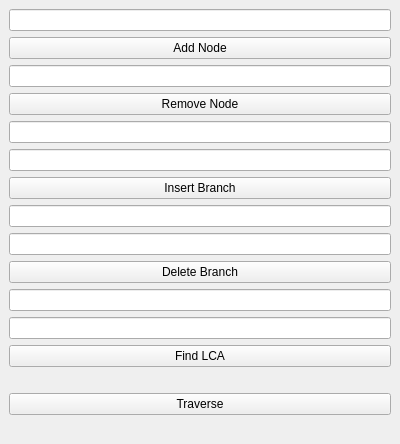
<?xml version="1.0" encoding="UTF-8"?>
<ui version="4.0">
 <class>MainWindow</class>
 <widget class="QMainWindow" name="MainWindow">
  <property name="geometry">
   <rect>
    <x>0</x>
    <y>0</y>
    <width>400</width>
    <height>300</height>
   </rect>
  </property>
  <property name="windowTitle">
   <string>MainWindow</string>
  </property>
  <widget class="QWidget" name="centralwidget">
   <layout class="QVBoxLayout" name="verticalLayout">
    <item>
     <widget class="QLineEdit" name="addLineEdit"/>
    </item>
    <item>
     <widget class="QPushButton" name="addButton">
      <property name="text">
       <string>Add Node</string>
      </property>
     </widget>
    </item>
    <item>
     <widget class="QLineEdit" name="removeLineEdit"/>
    </item>
    <item>
     <widget class="QPushButton" name="removeButton">
      <property name="text">
       <string>Remove Node</string>
      </property>
     </widget>
    </item>
    <item>
     <widget class="QLineEdit" name="insertParentLineEdit"/>
    </item>
    <item>
     <widget class="QLineEdit" name="insertBranchLineEdit"/>
    </item>
    <item>
     <widget class="QPushButton" name="insertBranchButton">
      <property name="text">
       <string>Insert Branch</string>
      </property>
     </widget>
    </item>
    <item>
     <widget class="QLineEdit" name="deleteParentLineEdit"/>
    </item>
    <item>
     <widget class="QLineEdit" name="deleteBranchLineEdit"/>
    </item>
    <item>
     <widget class="QPushButton" name="deleteBranchButton">
      <property name="text">
       <string>Delete Branch</string>
      </property>
     </widget>
    </item>
    <item>
     <widget class="QLineEdit" name="node1LineEdit"/>
    </item>
    <item>
     <widget class="QLineEdit" name="node2LineEdit"/>
    </item>
    <item>
     <widget class="QPushButton" name="findLCAButton">
      <property name="text">
       <string>Find LCA</string>
      </property>
     </widget>
    </item>
    <item>
     <widget class="QLabel" name="findLCAResultLabel">
      <property name="text">
       <string/>
      </property>
     </widget>
    </item>
    <item>
     <widget class="QPushButton" name="traverseButton">
      <property name="text">
       <string>Traverse</string>
      </property>
     </widget>
    </item>
    <item>
     <widget class="QLabel" name="traversalLabel">
      <property name="text">
       <string/>
      </property>
     </widget>
    </item>
   </layout>
  </widget>
 </widget>
 <resources/>
 <connections/>
</ui>
